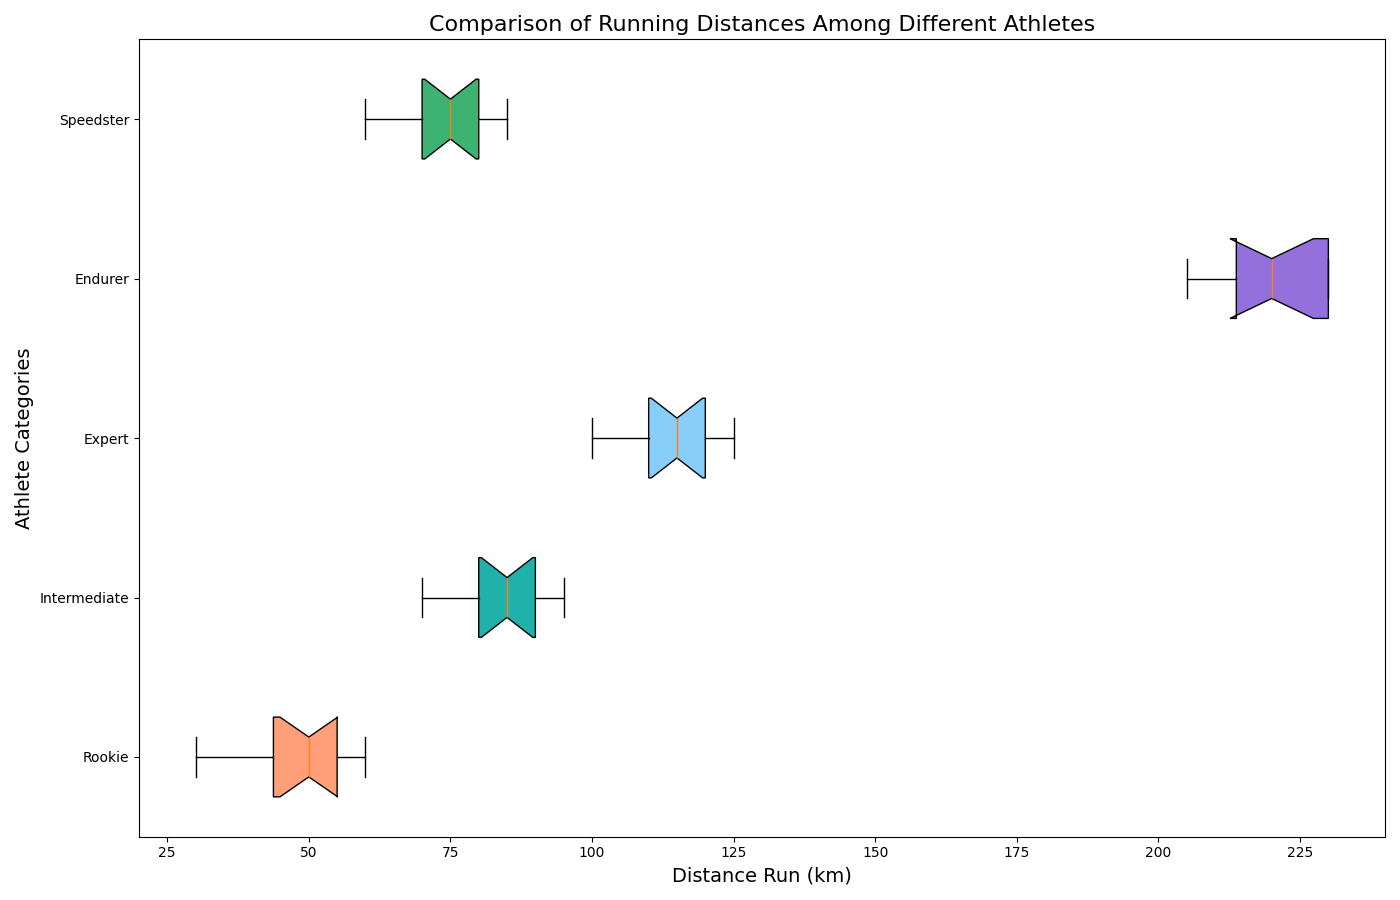

Here is the Python script that generated this plot:
import matplotlib.pyplot as plt

amateur_distances = [45, 30, 55, 60, 35, 50, 40, 50, 45, 60, 50, 55]
semi_pro_distances = [90, 80, 70, 95, 85, 75, 80, 90, 85, 85, 95, 90]
professional_distances = [120, 115, 100, 125, 110, 120, 115, 105, 125, 110, 115, 120]
marathoner_distances = [230, 210, 220, 230, 205, 210, 220, 215, 230, 220, 220, 230]
sprinter_distances = [75, 70, 60, 85, 80, 65, 75, 85, 80, 75, 70, 80]

all_distances = [
    amateur_distances,
    semi_pro_distances,
    professional_distances,
    marathoner_distances,
    sprinter_distances
]

athlete_labels = ["Rookie", "Intermediate", "Expert", "Endurer", "Speedster"]

fig, ax = plt.subplots(figsize=(14, 9))
box = ax.boxplot(all_distances, labels=athlete_labels, patch_artist=True, notch=True, vert=False, showmeans=False)

colors = ['#FFA07A', '#20B2AA', '#87CEFA', '#9370DB', '#3CB371']
for patch, color in zip(box['boxes'], colors):
    patch.set_facecolor(color)

ax.set_ylabel("Athlete Categories", fontsize=14)
ax.set_xlabel("Distance Run (km)", fontsize=14)
ax.set_title("Comparison of Running Distances Among Different Athletes", fontsize=16)

plt.tight_layout()
plt.show()
